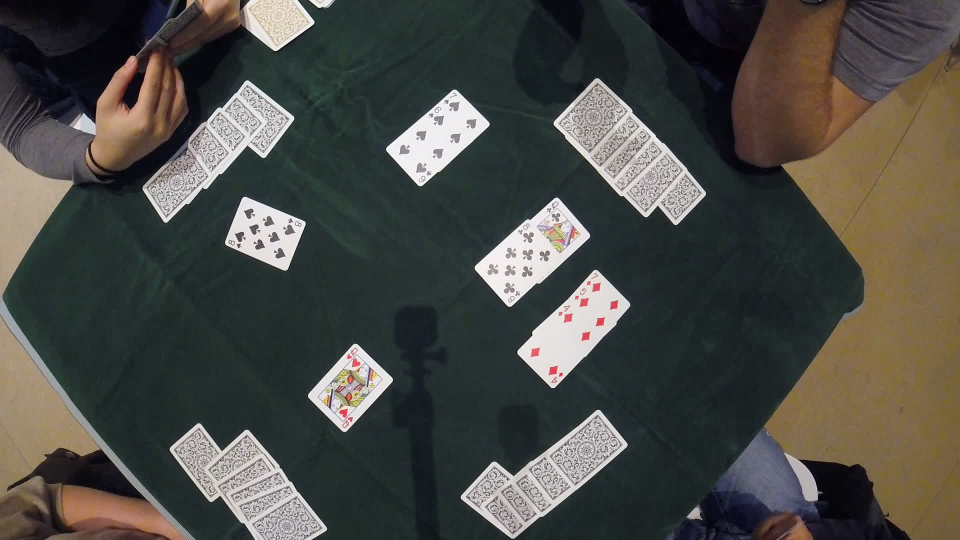
#> input picture second000024.JPG, 1920 x 1080 px (shown at 1/2 size); the run also reads 1 picture not shown here
$ python gt_augment.py .
#> lines starting #> are read from the running program, lines starting #| are printed output that depends on the picture
### tools/general_purpose.py
import cv2
import numpy as np
import shutil
import os

### ---- INITIALIZATION ---- ###

BASE_DIR = "test_data"
SUITS = ["H","D","S","C"]
RANKS = ["A", "2", "3", "4", "5", "6", "7", "8", "9", "T", "J", "Q", "K"]

### ------------------------ ###

def collect_all_files(target_dir):
#> called with target_dir = '.'
    filenames = []
    for path, subdirs, files in os.walk(target_dir):
        for name in files:
            filenames.append(os.path.join(path, name))

    return filenames

# [33 lines left out: functions load_imgs_gr, setup_dir, not called in this run]

### gt_augment.py
import argparse
import cv2
import imutils
import numpy as np
import os

from tools import Cards, imeditor
from tools.general_purpose import *

def main(args):

    # collect all testing data filenames
    gt_filenames = collect_all_files(args.gt_dir)

    imgs = 0
    for gt in gt_filenames:
        label = gt.split('/')[1][0:2]
        gt_image = cv2.imread(gt)
#> gt_image is the input picture: shape (1080, 1920, 3); mean B, G, R 69.3, 74.3, 74.3
        gt_image = cv2.cvtColor(gt_image,cv2.COLOR_BGR2GRAY)
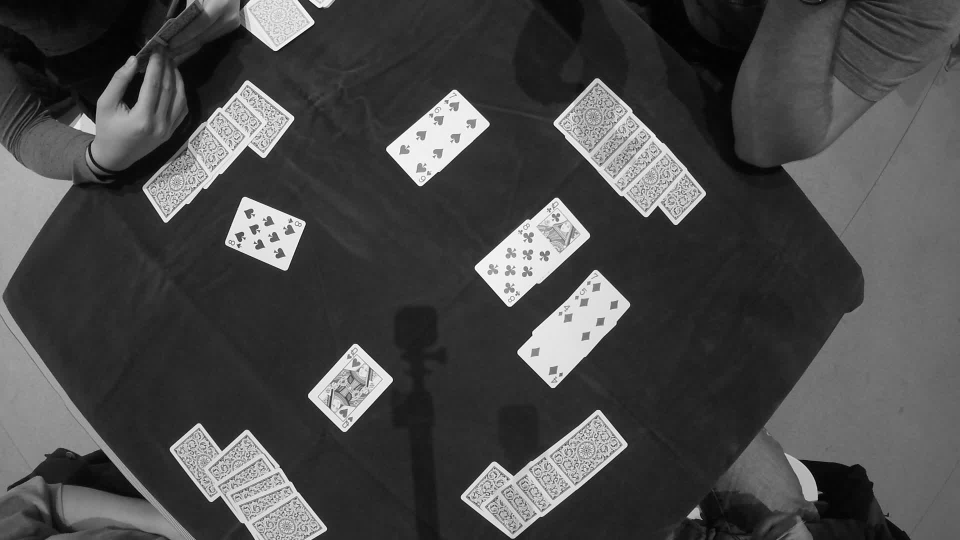
#> gt_image: shape (1080, 1920) (shown at 1/2 size); min 0, max 255, mean 73.7

        # rotate and warp
        rows, cols = np.shape(gt_image)
#> rows = 1080; cols = 1920
        dst = imutils.rotate_bound(gt_image, 90)
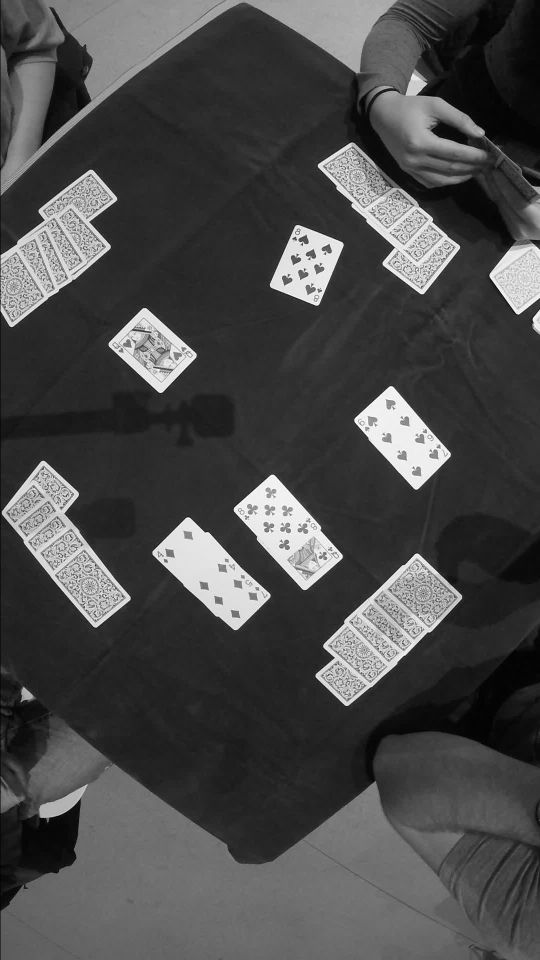
#> dst: shape (1920, 1080) (shown at 1/2 size); min 0, max 255, mean 73.6
        augm = cv2.resize(dst, (cols, rows))
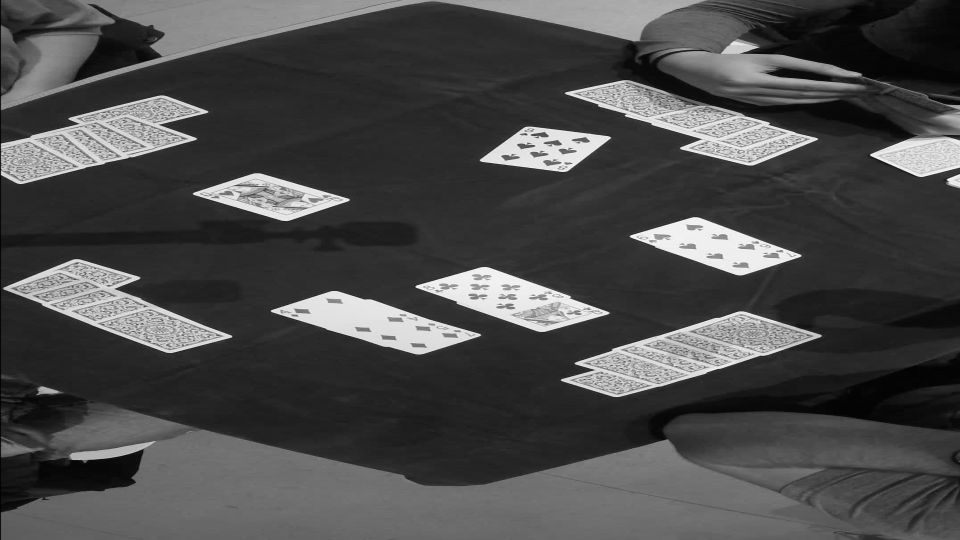
#> augm: shape (1080, 1920) (shown at 1/2 size); min 0, max 255, mean 73.6

        file = os.path.join(args.gt_dir, label+('{:03d}.png'.format(imgs)))
        print(file)
        cv2.imwrite(file, augm)
        imgs = imgs + 1

    return

'''
Sample execution:
python gt_augmnet.py gt_dir
'''
DESCRIPTION = """Augment ground truth images by considering horizontal warping them
                 to a horizontal perspective."""

if __name__ == '__main__':
    parser = argparse.ArgumentParser(description=DESCRIPTION)
    parser.add_argument('gt_dir', help='Directory of groundtruth data.')
    args = parser.parse_args()
#> (the run stopped early here; a loop or call above may not have finished)
